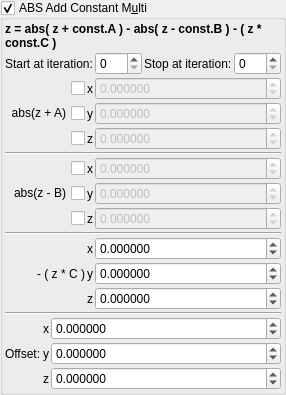
    <widget class="MyGroupBox" name="groupCheck_transf_function_enabledF_false">
     <property name="toolTip">
      <string/>
     </property>
     <property name="title">
      <string>ABS Add Constant M&amp;ulti</string>
     </property>
     <property name="checkable">
      <bool>true</bool>
     </property>
     <layout class="QVBoxLayout" name="verticalLayout_33" stretch="0,0,0,0">
      <property name="spacing">
       <number>2</number>
      </property>
      <property name="leftMargin">
       <number>2</number>
      </property>
      <property name="topMargin">
       <number>2</number>
      </property>
      <property name="rightMargin">
       <number>2</number>
      </property>
      <property name="bottomMargin">
       <number>2</number>
      </property>
      <item>
       <widget class="QLabel" name="label_2">
        <property name="font">
         <font>
          <weight>75</weight>
          <bold>true</bold>
         </font>
        </property>
        <property name="text">
         <string>z = abs( z + const.A ) - abs( z - const.B ) - ( z * const.C )</string>
        </property>
        <property name="wordWrap">
         <bool>true</bool>
        </property>
       </widget>
      </item>
      <item>
       <layout class="QGridLayout" name="gridLayout_65">
        <property name="spacing">
         <number>2</number>
        </property>
        <item row="0" column="0">
         <widget class="QLabel" name="label_254">
          <property name="text">
           <string>Start at iteration:</string>
          </property>
         </widget>
        </item>
        <item row="0" column="1">
         <widget class="MySpinBox" name="spinboxInt_transf_start_iterations_F">
          <property name="sizePolicy">
           <sizepolicy hsizetype="Minimum" vsizetype="Maximum">
            <horstretch>0</horstretch>
            <verstretch>0</verstretch>
           </sizepolicy>
          </property>
          <property name="maximum">
           <number>999</number>
          </property>
         </widget>
        </item>
        <item row="0" column="2">
         <widget class="QLabel" name="label_253">
          <property name="text">
           <string>Stop at iteration:</string>
          </property>
         </widget>
        </item>
        <item row="0" column="3">
         <widget class="MySpinBox" name="spinboxInt_transf_stop_iterations_F">
          <property name="sizePolicy">
           <sizepolicy hsizetype="Minimum" vsizetype="Maximum">
            <horstretch>0</horstretch>
            <verstretch>0</verstretch>
           </sizepolicy>
          </property>
          <property name="maximum">
           <number>999</number>
          </property>
         </widget>
        </item>
       </layout>
      </item>
      <item>
       <layout class="QGridLayout" name="gridLayout_28" columnstretch="0,0,1">
        <property name="spacing">
         <number>2</number>
        </property>
        <item row="7" column="0">
         <widget class="MyCheckBox" name="checkBox_transf_function_enabledz">
          <property name="layoutDirection">
           <enum>Qt::RightToLeft</enum>
          </property>
          <property name="text">
           <string/>
          </property>
         </widget>
        </item>
        <item row="2" column="0">
         <widget class="MyCheckBox" name="checkBox_transf_function_enabledAy">
          <property name="layoutDirection">
           <enum>Qt::RightToLeft</enum>
          </property>
          <property name="text">
           <string notr="true">abs(z + A)</string>
          </property>
         </widget>
        </item>
        <item row="10" column="0">
         <widget class="QLabel" name="label">
          <property name="text">
           <string notr="true">- ( z * C )</string>
          </property>
          <property name="alignment">
           <set>Qt::AlignRight|Qt::AlignTrailing|Qt::AlignVCenter</set>
          </property>
         </widget>
        </item>
        <item row="9" column="1">
         <widget class="QLabel" name="label_99">
          <property name="text">
           <string notr="true">x</string>
          </property>
         </widget>
        </item>
        <item row="6" column="1">
         <widget class="QLabel" name="label_95">
          <property name="text">
           <string notr="true">y</string>
          </property>
         </widget>
        </item>
        <item row="9" column="2">
         <widget class="MyDoubleSpinBox" name="spinbox3_transf_scale3D_111_x">
          <property name="sizePolicy">
           <sizepolicy hsizetype="Minimum" vsizetype="Maximum">
            <horstretch>0</horstretch>
            <verstretch>0</verstretch>
           </sizepolicy>
          </property>
          <property name="prefix">
           <string/>
          </property>
          <property name="decimals">
           <number>6</number>
          </property>
          <property name="minimum">
           <double>-99.989999999999995</double>
          </property>
          <property name="singleStep">
           <double>0.100000000000000</double>
          </property>
         </widget>
        </item>
        <item row="1" column="1">
         <widget class="QLabel" name="label_69">
          <property name="text">
           <string notr="true">x</string>
          </property>
         </widget>
        </item>
        <item row="5" column="1">
         <widget class="QLabel" name="label_94">
          <property name="text">
           <string notr="true">x</string>
          </property>
         </widget>
        </item>
        <item row="1" column="2">
         <widget class="MyDoubleSpinBox" name="spinbox3_transf_offsetF_000_x">
          <property name="enabled">
           <bool>false</bool>
          </property>
          <property name="sizePolicy">
           <sizepolicy hsizetype="Minimum" vsizetype="Maximum">
            <horstretch>0</horstretch>
            <verstretch>0</verstretch>
           </sizepolicy>
          </property>
          <property name="prefix">
           <string/>
          </property>
          <property name="decimals">
           <number>6</number>
          </property>
          <property name="minimum">
           <double>-99.989999999999995</double>
          </property>
          <property name="singleStep">
           <double>0.100000000000000</double>
          </property>
         </widget>
        </item>
        <item row="5" column="2">
         <widget class="MyDoubleSpinBox" name="spinbox3_transf_offset_000_x">
          <property name="enabled">
           <bool>false</bool>
          </property>
          <property name="sizePolicy">
           <sizepolicy hsizetype="Minimum" vsizetype="Maximum">
            <horstretch>0</horstretch>
            <verstretch>0</verstretch>
           </sizepolicy>
          </property>
          <property name="prefix">
           <string/>
          </property>
          <property name="decimals">
           <number>6</number>
          </property>
          <property name="minimum">
           <double>-99.989999999999995</double>
          </property>
          <property name="singleStep">
           <double>0.100000000000000</double>
          </property>
         </widget>
        </item>
        <item row="11" column="2">
         <widget class="MyDoubleSpinBox" name="spinbox3_transf_scale3D_111_z">
          <property name="sizePolicy">
           <sizepolicy hsizetype="Minimum" vsizetype="Maximum">
            <horstretch>0</horstretch>
            <verstretch>0</verstretch>
           </sizepolicy>
          </property>
          <property name="decimals">
           <number>6</number>
          </property>
          <property name="minimum">
           <double>-99.989999999999995</double>
          </property>
          <property name="maximum">
           <double>99.989999999999995</double>
          </property>
          <property name="singleStep">
           <double>0.100000000000000</double>
          </property>
         </widget>
        </item>
        <item row="10" column="1">
         <widget class="QLabel" name="label_100">
          <property name="text">
           <string notr="true">y</string>
          </property>
         </widget>
        </item>
        <item row="7" column="2">
         <widget class="MyDoubleSpinBox" name="spinbox3_transf_offset_000_z">
          <property name="enabled">
           <bool>false</bool>
          </property>
          <property name="sizePolicy">
           <sizepolicy hsizetype="Minimum" vsizetype="Maximum">
            <horstretch>0</horstretch>
            <verstretch>0</verstretch>
           </sizepolicy>
          </property>
          <property name="decimals">
           <number>6</number>
          </property>
          <property name="minimum">
           <double>-99.989999999999995</double>
          </property>
          <property name="maximum">
           <double>99.989999999999995</double>
          </property>
          <property name="singleStep">
           <double>0.100000000000000</double>
          </property>
         </widget>
        </item>
        <item row="3" column="2">
         <widget class="MyDoubleSpinBox" name="spinbox3_transf_offsetF_000_z">
          <property name="enabled">
           <bool>false</bool>
          </property>
          <property name="sizePolicy">
           <sizepolicy hsizetype="Minimum" vsizetype="Maximum">
            <horstretch>0</horstretch>
            <verstretch>0</verstretch>
           </sizepolicy>
          </property>
          <property name="decimals">
           <number>6</number>
          </property>
          <property name="minimum">
           <double>-99.989999999999995</double>
          </property>
          <property name="maximum">
           <double>99.989999999999995</double>
          </property>
          <property name="singleStep">
           <double>0.100000000000000</double>
          </property>
         </widget>
        </item>
        <item row="11" column="1">
         <widget class="QLabel" name="label_101">
          <property name="text">
           <string notr="true">z</string>
          </property>
         </widget>
        </item>
        <item row="1" column="0">
         <widget class="MyCheckBox" name="checkBox_transf_function_enabledAx">
          <property name="layoutDirection">
           <enum>Qt::RightToLeft</enum>
          </property>
          <property name="text">
           <string/>
          </property>
         </widget>
        </item>
        <item row="3" column="0">
         <widget class="MyCheckBox" name="checkBox_transf_function_enabledAz">
          <property name="layoutDirection">
           <enum>Qt::RightToLeft</enum>
          </property>
          <property name="text">
           <string/>
          </property>
         </widget>
        </item>
        <item row="2" column="1">
         <widget class="QLabel" name="label_68">
          <property name="text">
           <string notr="true">y</string>
          </property>
         </widget>
        </item>
        <item row="6" column="2">
         <widget class="MyDoubleSpinBox" name="spinbox3_transf_offset_000_y">
          <property name="enabled">
           <bool>false</bool>
          </property>
          <property name="sizePolicy">
           <sizepolicy hsizetype="Minimum" vsizetype="Maximum">
            <horstretch>0</horstretch>
            <verstretch>0</verstretch>
           </sizepolicy>
          </property>
          <property name="decimals">
           <number>6</number>
          </property>
          <property name="minimum">
           <double>-99.989999999999995</double>
          </property>
          <property name="maximum">
           <double>99.989999999999995</double>
          </property>
          <property name="singleStep">
           <double>0.100000000000000</double>
          </property>
         </widget>
        </item>
        <item row="5" column="0">
         <widget class="MyCheckBox" name="checkBox_transf_function_enabledx">
          <property name="layoutDirection">
           <enum>Qt::RightToLeft</enum>
          </property>
          <property name="text">
           <string/>
          </property>
         </widget>
        </item>
        <item row="4" column="0" colspan="3">
         <widget class="Line" name="line_24">
          <property name="orientation">
           <enum>Qt::Horizontal</enum>
          </property>
         </widget>
        </item>
        <item row="7" column="1">
         <widget class="QLabel" name="label_96">
          <property name="text">
           <string notr="true">z</string>
          </property>
         </widget>
        </item>
        <item row="3" column="1">
         <widget class="QLabel" name="label_70">
          <property name="text">
           <string notr="true">z</string>
          </property>
         </widget>
        </item>
        <item row="10" column="2">
         <widget class="MyDoubleSpinBox" name="spinbox3_transf_scale3D_111_y">
          <property name="sizePolicy">
           <sizepolicy hsizetype="Minimum" vsizetype="Maximum">
            <horstretch>0</horstretch>
            <verstretch>0</verstretch>
           </sizepolicy>
          </property>
          <property name="decimals">
           <number>6</number>
          </property>
          <property name="minimum">
           <double>-99.989999999999995</double>
          </property>
          <property name="maximum">
           <double>99.989999999999995</double>
          </property>
          <property name="singleStep">
           <double>0.100000000000000</double>
          </property>
         </widget>
        </item>
        <item row="8" column="0" colspan="3">
         <widget class="Line" name="line_23">
          <property name="orientation">
           <enum>Qt::Horizontal</enum>
          </property>
         </widget>
        </item>
        <item row="2" column="2">
         <widget class="MyDoubleSpinBox" name="spinbox3_transf_offsetF_000_y">
          <property name="enabled">
           <bool>false</bool>
          </property>
          <property name="sizePolicy">
           <sizepolicy hsizetype="Minimum" vsizetype="Maximum">
            <horstretch>0</horstretch>
            <verstretch>0</verstretch>
           </sizepolicy>
          </property>
          <property name="decimals">
           <number>6</number>
          </property>
          <property name="minimum">
           <double>-99.989999999999995</double>
          </property>
          <property name="maximum">
           <double>99.989999999999995</double>
          </property>
          <property name="singleStep">
           <double>0.100000000000000</double>
          </property>
         </widget>
        </item>
        <item row="6" column="0">
         <widget class="MyCheckBox" name="checkBox_transf_function_enabledy">
          <property name="layoutDirection">
           <enum>Qt::RightToLeft</enum>
          </property>
          <property name="text">
           <string notr="true">abs(z - B)</string>
          </property>
         </widget>
        </item>
       </layout>
      </item>
      <item>
       <layout class="QGridLayout" name="gridLayout_71" columnstretch="0,0,1">
        <property name="spacing">
         <number>2</number>
        </property>
        <item row="2" column="2">
         <widget class="MyDoubleSpinBox" name="spinbox3_transf_offsetA_000_y">
          <property name="sizePolicy">
           <sizepolicy hsizetype="Minimum" vsizetype="Maximum">
            <horstretch>0</horstretch>
            <verstretch>0</verstretch>
           </sizepolicy>
          </property>
          <property name="prefix">
           <string/>
          </property>
          <property name="suffix">
           <string/>
          </property>
          <property name="decimals">
           <number>6</number>
          </property>
          <property name="minimum">
           <double>-99.989999999999995</double>
          </property>
          <property name="maximum">
           <double>99.989999999999995</double>
          </property>
          <property name="singleStep">
           <double>0.100000000000000</double>
          </property>
         </widget>
        </item>
        <item row="2" column="0">
         <widget class="QLabel" name="label_264">
          <property name="text">
           <string>Offset:</string>
          </property>
         </widget>
        </item>
        <item row="3" column="2">
         <widget class="MyDoubleSpinBox" name="spinbox3_transf_offsetA_000_z">
          <property name="sizePolicy">
           <sizepolicy hsizetype="Minimum" vsizetype="Maximum">
            <horstretch>0</horstretch>
            <verstretch>0</verstretch>
           </sizepolicy>
          </property>
          <property name="prefix">
           <string/>
          </property>
          <property name="suffix">
           <string/>
          </property>
          <property name="decimals">
           <number>6</number>
          </property>
          <property name="minimum">
           <double>-99.989999999999995</double>
          </property>
          <property name="maximum">
           <double>99.989999999999995</double>
          </property>
          <property name="singleStep">
           <double>0.100000000000000</double>
          </property>
         </widget>
        </item>
        <item row="1" column="1">
         <widget class="QLabel" name="label_147">
          <property name="sizePolicy">
           <sizepolicy hsizetype="Preferred" vsizetype="Preferred">
            <horstretch>0</horstretch>
            <verstretch>0</verstretch>
           </sizepolicy>
          </property>
          <property name="text">
           <string notr="true">x</string>
          </property>
          <property name="alignment">
           <set>Qt::AlignRight|Qt::AlignTrailing|Qt::AlignVCenter</set>
          </property>
         </widget>
        </item>
        <item row="1" column="2">
         <widget class="MyDoubleSpinBox" name="spinbox3_transf_offsetA_000_x">
          <property name="sizePolicy">
           <sizepolicy hsizetype="Minimum" vsizetype="Maximum">
            <horstretch>0</horstretch>
            <verstretch>0</verstretch>
           </sizepolicy>
          </property>
          <property name="prefix">
           <string/>
          </property>
          <property name="suffix">
           <string/>
          </property>
          <property name="decimals">
           <number>6</number>
          </property>
          <property name="minimum">
           <double>-99.989999999999995</double>
          </property>
          <property name="maximum">
           <double>99.989999999999995</double>
          </property>
          <property name="singleStep">
           <double>0.100000000000000</double>
          </property>
         </widget>
        </item>
        <item row="0" column="0" colspan="3">
         <widget class="Line" name="line_62">
          <property name="orientation">
           <enum>Qt::Horizontal</enum>
          </property>
         </widget>
        </item>
        <item row="2" column="1">
         <widget class="QLabel" name="label_148">
          <property name="sizePolicy">
           <sizepolicy hsizetype="Preferred" vsizetype="Preferred">
            <horstretch>0</horstretch>
            <verstretch>0</verstretch>
           </sizepolicy>
          </property>
          <property name="text">
           <string notr="true">y</string>
          </property>
          <property name="alignment">
           <set>Qt::AlignRight|Qt::AlignTrailing|Qt::AlignVCenter</set>
          </property>
         </widget>
        </item>
        <item row="3" column="1">
         <widget class="QLabel" name="label_146">
          <property name="sizePolicy">
           <sizepolicy hsizetype="Preferred" vsizetype="Preferred">
            <horstretch>0</horstretch>
            <verstretch>0</verstretch>
           </sizepolicy>
          </property>
          <property name="text">
           <string notr="true">z</string>
          </property>
          <property name="alignment">
           <set>Qt::AlignRight|Qt::AlignTrailing|Qt::AlignVCenter</set>
          </property>
         </widget>
        </item>
       </layout>
      </item>
     </layout>
    </widget>
